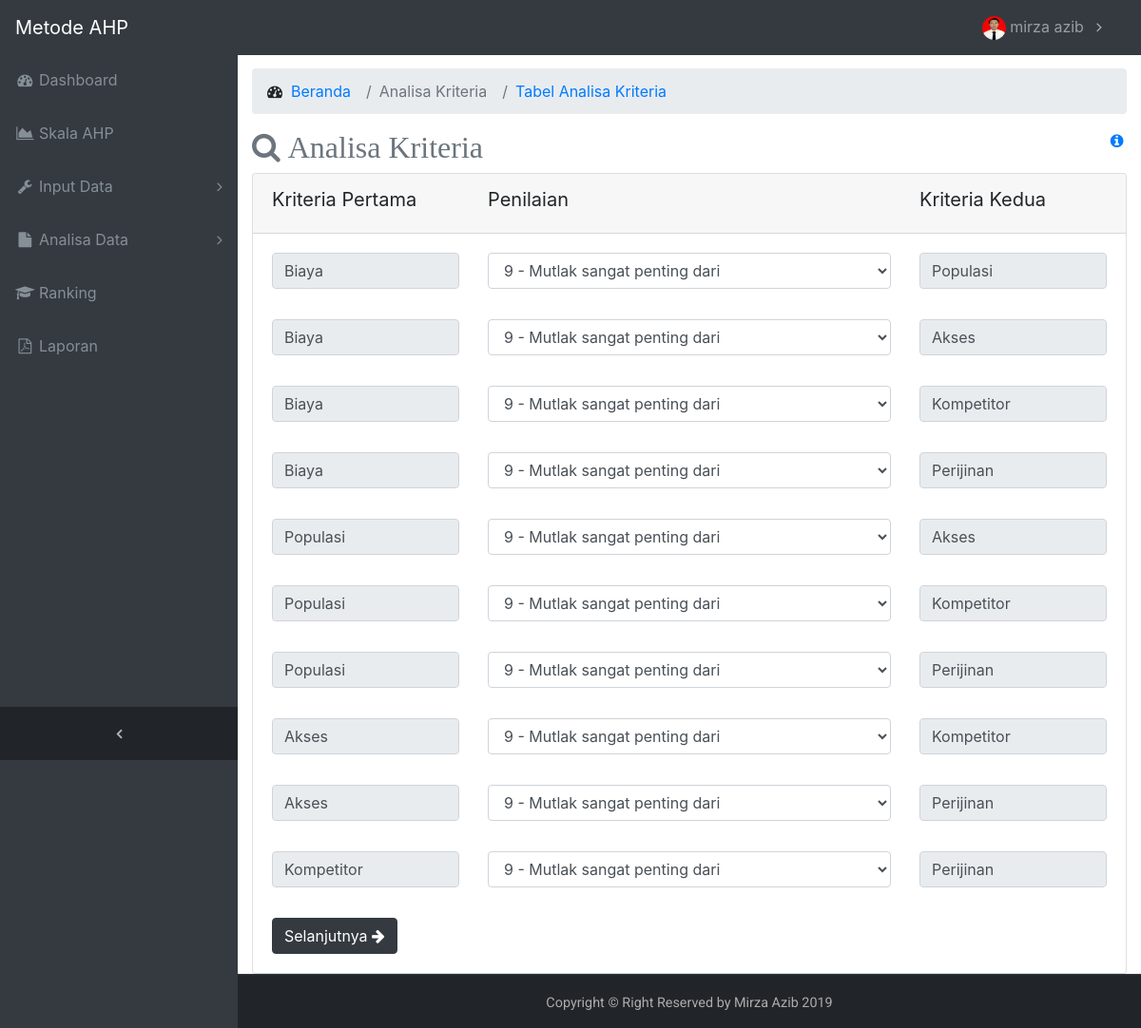
Page /login/main/index.php?halaman=analisa_kriteria (signed in) on the committed database.
### tables this page shows
CREATE TABLE `users` (
  `id_pengguna` varchar(6) NOT NULL,
  `nama` varchar(30) NOT NULL,
  `role` enum('Admin','Member') NOT NULL,
  `username` varchar(20) NOT NULL,
  `password` varchar(32) NOT NULL,
  `foto` varchar(20) NOT NULL
);

CREATE TABLE `data_kriteria` (
  `id_kriteria` varchar(3) NOT NULL,
  `nama_kriteria` varchar(20) NOT NULL,
  `jumlah_kriteria` double NOT NULL,
  `bobot_kriteria` double NOT NULL
);

### login/includes/profile_inc.php (called while the page is built, shortened)
<?php
class Profile {
	private $conn;
	private $table_name= "users";
	public $id;
	public function __construct($db) {
			$this->conn = $db;
	}
	function read() {
		$query = "SELECT * FROM {$this->table_name} WHERE id_pengguna=? LIMIT 0,1";
		$stmt = $this->conn->prepare($query);
		$stmt->bindParam(1, $this->id);
		$stmt->execute();
		$row = $stmt->fetch(PDO::FETCH_ASSOC);
		$this->foto = $row['foto'];
	}
}
?>

### login/includes/kriteria_inc.php (called while the page is built, shortened)
<?php
class Kriteria {
	private $conn;
	private $table_name = "data_kriteria";
	public function __construct($db) {
		$this->conn = $db;
	}
	function readAll() {
		$query = "SELECT * FROM {$this->table_name} ORDER BY id_kriteria ASC";
		$stmt = $this->conn->prepare( $query );
		$stmt->execute();
		return $stmt;
	}
	function countAll() {
		$query = "SELECT *
		FROM {$this->table_name} ORDER BY id_kriteria ASC";
		$stmt = $this->conn->prepare( $query );
		$stmt->execute();
		return $stmt->rowCount();
	}
	function readSatu($a) {
		$query = "SELECT id_kriteria, nama_kriteria FROM {$this->table_name} WHERE id_kriteria='$a' LIMIT 0,1";
		$stmt = $this->conn->prepare( $query );
		$stmt->execute();
		return $stmt;
	}
}

### login/includes/nilai_inc.php (called while the page is built, shortened)
<?php
class Nilai {
	private $conn;
	private $table_name = "nilai";
	public function __construct($db) {
		$this->conn = $db;
	}
	function readAll() {
		$query = "SELECT * FROM {$this->table_name} ORDER BY id_nilai ASC";
		$stmt = $this->conn->prepare( $query );
		$stmt->execute();
		return $stmt;
	}
}

### login/main/analisa_kriteria.php (the view, shortened to what this page needs)
<?php
include_once('../includes/kriteria_inc.php');
include_once('../includes/nilai_inc.php');
$conn = new Config();
$db = $conn->getConnection();
$kriteriaObj = new Kriteria($db);
$nilaiObj = new Nilai($db);
$kriteriaCount = $kriteriaObj->countAll();
$r = [];
$kriterias = $kriteriaObj->readall();
while ($row = $kriterias->fetch(PDO::FETCH_ASSOC)) {
	$kriteriass = $kriteriaObj->readSatu($row['id_kriteria']);
	while ($roww = $kriteriass->fetch(PDO::FETCH_ASSOC)) {
		$pcs = explode("C", $roww['id_kriteria']);
		$c = $kriteriaCount - $pcs[1];
	}
	if ($c>=1) {
		$r[$row['id_kriteria']] = $c;
	}
}
?>
<div class="row">
	<div class="col-xs-12 col-sm-12 col-md-12">
		<ol class="breadcrumb">
			<li class="breadcrumb-item">
				<i class="fa fa-dashboard"></i> <a href="index.php">&nbspBeranda</a>
			</li>
			<li class="breadcrumb-item active">Analisa Kriteria</li>
			<li class="breadcrumb-item"><a href="index.php?halaman=analisa_kriteria-tabel">Tabel Analisa Kriteria</a></li>
		</ol>
	</div>
</div>
<div class="row">
	<div class="col-xs-10 col-sm-10 col-md-10">
		<h2 class="page-header head-font text-muted">
      <span class="fa fa-search"></span>&nbspAnalisa Kriteria
    </h2>
	</div>
	<div class="col-xs-1 col-sm-2 col-md-2 text-right">
    <a href="#" data-toggle="modal" data-target="#HelpModal"><i class="fa fa-fw fa-info-circle"></i> </a>
	</div>
</div>
<div class="card" style="font-size:20px">
	<div class="card-header">
		<div class="row">
			<div class="col-xs-3 col-sm-3 col-md-3">
					<label>Kriteria Pertama</label>
			</div>
			<div class="col-xs-6 col-sm-6 col-md-6">
					<label>Penilaian</label>
			</div>
			<div class="col-xs-3 col-sm-3 col-md-3">
					<label>Kriteria Kedua</label>
			</div>
		</div>
	</div>
	<div class="card-body">
		<form method="post" action="index.php?halaman=analisa_kriteria-tabel">
			<?php $no=1; foreach ($r as $k => $v):?>
				<?php for ($i=1; $i<=$v; $i++):?>
					<?php $rows = $kriteriaObj->readSatu($k); while ($row = $rows->fetch(PDO::FETCH_ASSOC)): ?>
						<div class="row mb-3">
							<div class="col-xs-3 col-sm-3 col-md-3">
								<div class="form-group">
								<?php $rows = $kriteriaObj->readSatu($k); while($row = $rows->fetch(PDO::FETCH_ASSOC)): ?>
										<input type="text" class="form-control" value="<?=$row['nama_kriteria'] ?>" readonly />
								<?php endwhile;?>
								</div>
							</div>
							<div class="col-xs-6 col-sm-6 col-md-6">
								<div class="form-group">
									<select class="form-control" name="nl<?=$no?>">
										<?php $rows = $nilaiObj->readAll(); while ($row = $rows->fetch(PDO::FETCH_ASSOC)): ?>
											<option value="<?=$row['jum_nilai']?>"><?=$row['jum_nilai']?> - <?=$row['ket_nilai']?></option>
										<?php endwhile; ?>
									</select>
								</div>
							</div>
							<div class="col-xs-3 col-sm-3 col-md-3">
								<div class="form-group">
									<?php $pcs = explode("C", $k); $nid = "C".($pcs[1]+$i); ?>
									<?php $rows = $kriteriaObj->readSatu($nid); while($row = $rows->fetch(PDO::FETCH_ASSOC)): ?>
										<input type="text" class="form-control" value="<?=$row['nama_kriteria']?>" readonly />
									<?php endwhile; ?>
								</div>
							</div>
						</div>
					<?php endwhile; $no++; ?>
				<?php endfor; ?>
			<?php endforeach; ?>
			<button type="submit" name="submit" class="btn btn-dark"> Selanjutnya <span class="fa fa-arrow-right"></span></button>
		</form>
	</div>
</div>

### login/main/index.php (shortened to what this page needs)
<?php
include_once '../includes/profile_inc.php';
  $conn = new Config();
  $db = $conn->getConnection();
  $pflObj = new Profile($db);
?>
<!DOCTYPE html>
<html lang="en">
<head>
  <link rel="stylesheet" href="https://stackpath.bootstrapcdn.com/bootstrap/4.3.1/css/bootstrap.min.css">
  <link href="../assets/vendor/bootstrap/css/bootstrap.min.css" rel="stylesheet">
  <link href="../assets/vendor/font-awesome/css/font-awesome.min.css" rel="stylesheet" type="text/css">
  <link href="../assets/vendor/datatables/dataTables.bootstrap4.css" rel="stylesheet">
  <link href="../assets/css/sb-admin.css" rel="stylesheet">
  <link rel="stylesheet" href="../assets/vendor/sweetalert/css/sweetalert.css">
  <link rel="stylesheet" href="../assets/vendor/toastmessage/css/jquery.toastmessage.css">
</head>
<body class="fixed-nav sticky-footer bg-dark" id="page-top">
  <nav class="navbar navbar-expand-lg navbar-dark bg-dark fixed-top" id="mainNav">
    <a class="navbar-brand" href="index.php">Metode AHP</a>
    <div class="collapse navbar-collapse" id="navbarResponsive">
      <ul class="navbar-nav navbar-sidenav" id="exampleAccordion">
        <li class="nav-item" data-toggle="tooltip" data-placement="right" title="Dashboard">
          <a class="nav-link" href="index.php">
            <i class="fa fa-fw fa-dashboard"></i>
            <span class="nav-link-text">Dashboard</span>
          </a>
        </li>
        <?php if($_SESSION['level_user'] == "Admin"): ?>
        <li class="nav-item" data-toggle="tooltip" data-placement="right" title="Skala AHP">
          <a class="nav-link" href="index.php?halaman=nilai">
            <i class="fa fa-fw fa-area-chart"></i>
            <span class="nav-link-text">Skala AHP</span>
          </a>
        </li>
        <?php endif; ?>
        <li class="nav-item" data-toggle="tooltip" data-placement="right" title="Input Data">
          <a class="nav-link nav-link-collapse collapsed" data-toggle="collapse" href="#collapseComponents" data-parent="#exampleAccordion">
            <i class="fa fa-fw fa-wrench"></i>
            <span class="nav-link-text">Input Data</span>
          </a>
        </li>
        <li class="nav-item" data-toggle="tooltip" data-placement="right" title="Analisa Data">
          <a class="nav-link nav-link-collapse collapsed" data-toggle="collapse" href="#collapseExamplePages" data-parent="#exampleAccordion">
            <i class="fa fa-fw fa-file"></i>
            <span class="nav-link-text">Analisa Data</span>
          </a>
        </li>
        <li class="nav-item" data-toggle="tooltip" data-placement="right" title="Perankingan">
          <a class="nav-link" href="index.php?halaman=perankingan">
            <i class="fa fa-fw fa-graduation-cap"></i>
            <span class="nav-link-text">Ranking</span>
          </a>
        </li>
        <li class="nav-item" data-toggle="tooltip" data-placement="right" title="Laporan">
          <a class="nav-link" href="laporan.php">
            <i class="fa fa-fw fa-file-pdf-o"></i>
            <span class="nav-link-text">Laporan</span>
          </a>
        </li>
      </ul>
      <ul class="navbar-nav sidenav-toggler">
        <li class="nav-item">
          <a class="nav-link text-center" id="sidenavToggler">
            <i class="fa fa-fw fa-angle-left"></i>
          </a>
        </li>
      </ul>
      <ul class="navbar-nav ml-auto">
        <li class="nav-item dropdown">
          <a class="nav-link dropdown-toggle mr-lg-2" id="messagesDropdown" href="#" data-toggle="dropdown" aria-haspopup="true" aria-expanded="false">
          <?php
          $id = $_SESSION['id_pengguna'];
          $pflObj->id = $id;
          $pflObj->read();
          ?>
          <img src="../assets/images/profile/<?=$pflObj->foto;?>" class="nav-images" alt=""> <?=$_SESSION['nama'];?>
          </a>
        </li>
      </ul>
    </div>
  </nav>
  <div class="content-wrapper">
    <div class="container-fluid">
    <?php
      if (isset($_GET['halaman'])) {
          if($_GET['halaman']=="analisa_kriteria"){
              include 'analisa_kriteria.php';
              }
      }
      else{
          include 'home.php';
      }
      ?>
    </div>
    <footer class="sticky-footer">
      <div class="container">
        <div class="text-center">
          <small>Copyright © Right Reserved by Mirza Azib 2019</small>
        </div>
      </div>
    </footer>
  </div>
</body>
</html>

### login/assets/css/sb-admin.css (style rules this page uses)
html { position: relative; min-height: 100%; }
body { overflow-x: hidden; }
body.sticky-footer { margin-bottom: 56px; }
body.sticky-footer .content-wrapper { min-height: calc(100vh - 56px - 56px); }
body.fixed-nav { padding-top: 56px; }
.content-wrapper { min-height: calc(100vh - 56px); padding-top: 1rem; }
#mainNav .navbar-collapse { overflow: auto; max-height: 75vh; }
#mainNav .navbar-collapse .navbar-nav .nav-item .nav-link { cursor: pointer; }
#mainNav .navbar-collapse .navbar-sidenav .nav-link-collapse:after { float: right; content: '\f107'; font-family: 'FontAwesome'; }
#mainNav .navbar-collapse .navbar-sidenav .nav-link-collapse.collapsed:after { content: '\f105'; }
#mainNav .navbar-collapse .sidenav-toggler { display: none; }
#mainNav .navbar-collapse .navbar-nav > .nav-item.dropdown > .nav-link { position: relative; min-width: 45px; }
#mainNav .navbar-collapse .navbar-nav > .nav-item.dropdown > .nav-link:after { float: right; width: auto; content: '\f105'; border: none; font-family: 'FontAwesome'; }
@media (min-width: 992px) { #mainNav .navbar-brand { width: 250px; } }
@media (min-width: 992px) { #mainNav .navbar-collapse { overflow: visible; max-height: none; } }
@media (min-width: 992px) { #mainNav .navbar-collapse .navbar-sidenav { position: absolute; top: 0; left: 0; -webkit-flex-direction: column; -ms-flex-direction: column; flex-direction: column; margin-top: 56px; } }
@media (min-width: 992px) { #mainNav .navbar-collapse .navbar-sidenav > .nav-item { width: 250px; padding: 0; } }
@media (min-width: 992px) { #mainNav .navbar-collapse .navbar-sidenav > .nav-item > .nav-link { padding: 1em; } }
@media (min-width: 992px) { #mainNav .navbar-collapse .navbar-nav > .nav-item.dropdown > .nav-link { min-width: 0; } }
@media (min-width: 992px) { #mainNav .navbar-collapse .navbar-nav > .nav-item.dropdown > .nav-link:after { width: 24px; text-align: center; } }
#mainNav.fixed-top .sidenav-toggler { display: none; }
@media (min-width: 992px) { #mainNav.fixed-top .navbar-sidenav { height: calc(100vh - 112px); } }
@media (min-width: 992px) { #mainNav.fixed-top .sidenav-toggler { position: absolute; top: 0; left: 0; display: flex; -webkit-flex-direction: column; -ms-flex-direction: column; flex-direction: column; margin-top: calc(100vh - 56px); } }
@media (min-width: 992px) { #mainNav.fixed-top .sidenav-toggler > .nav-item { width: 250px; padding: 0; } }
@media (min-width: 992px) { #mainNav.fixed-top .sidenav-toggler > .nav-item > .nav-link { padding: 1em; } }
#mainNav.fixed-top.navbar-dark .sidenav-toggler { background-color: #212529; }
#mainNav.fixed-top.navbar-dark .sidenav-toggler a i { color: #adb5bd; }
.content-wrapper { overflow-x: hidden; background: white; }
@media (min-width: 992px) { .content-wrapper { margin-left: 250px; } }
#sidenavToggler i { font-weight: 800; }
#mainNav.navbar-dark .navbar-collapse .navbar-sidenav .nav-link-collapse:after { color: #868e96; }
#mainNav.navbar-dark .navbar-collapse .navbar-sidenav > .nav-item > .nav-link { color: #868e96; }
#mainNav.navbar-dark .navbar-collapse .navbar-nav > .nav-item.dropdown > .nav-link:after { color: #adb5bd; }
@media (min-width: 992px) { #mainNav.navbar-dark .navbar-collapse .navbar-sidenav { background: #343a40; } }
footer.sticky-footer { position: absolute; font-size: 18px; right: 0; bottom: 0; width: 100%; height: 56px; background-color: #212529; color: #acacac; font-family:roboto; line-height: 55px; }
@media (min-width: 992px) { footer.sticky-footer { width: calc(100% - 250px); } }
.head-font { font-family: 'oleo script'; }
.nav-images { width: 25px; height: 25px; border-radius: 50% }

### rows in the picture
users: foto (picture)
data_kriteria: nama_kriteria "Biaya"
data_kriteria: nama_kriteria "Populasi"
data_kriteria: nama_kriteria "Akses"
data_kriteria: nama_kriteria "Kompetitor"
data_kriteria: nama_kriteria "Perijinan"

### other values in the picture
$_SESSION['nama'] "mirza azib"
form field value "9 - Mutlak sangat penting dari"
